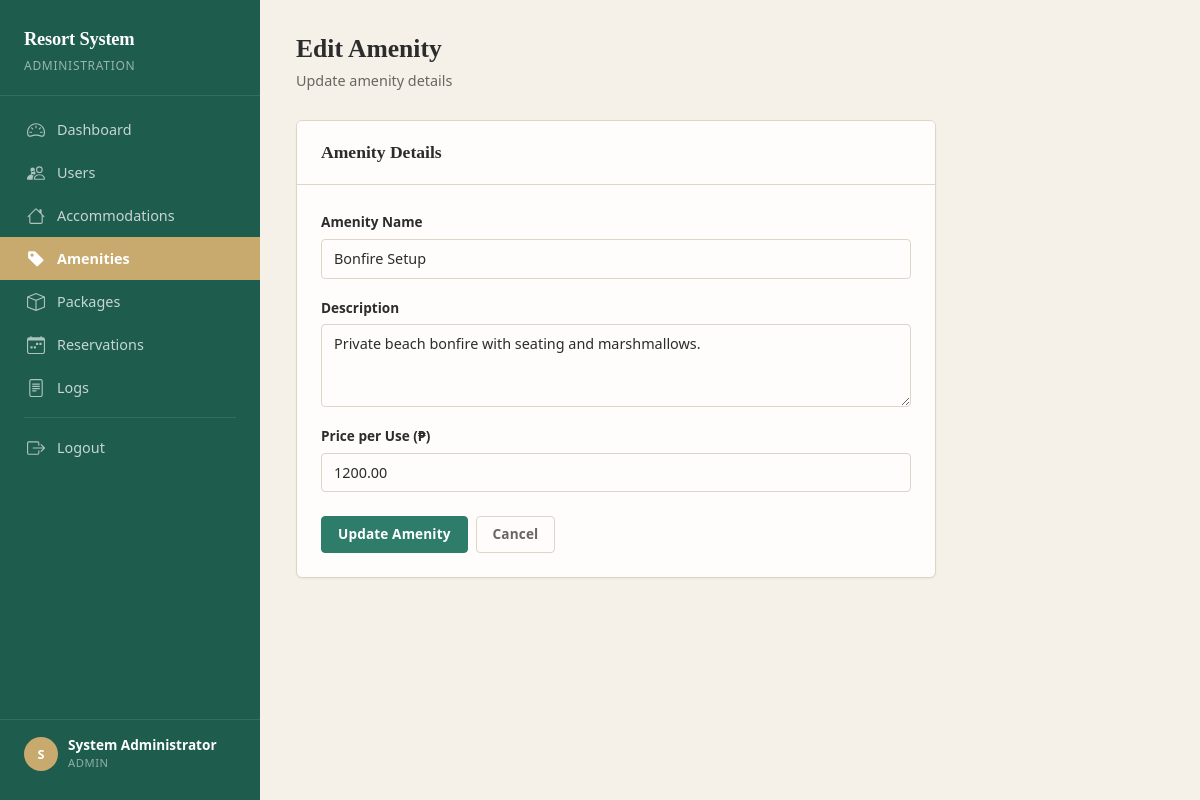
Screenshot of /admin/edit_amenity.php?id=6 (signed in) with the database file from the repository.
### tables this page shows
CREATE TABLE `tbl_amenities` (
  `amenity_id` int(11) NOT NULL,
  `amenity_name` varchar(100) NOT NULL,
  `description` text DEFAULT NULL,
  `price_per_use` decimal(10,2) NOT NULL
);

### admin/edit_amenity.php (the view, shortened to what this page needs)
<?php
require_once 'includes/header.php';
require_once '../db.php';
$id = (int)($_GET['id'] ?? 0);
$row = mysqli_fetch_assoc(mysqli_query($conn, "SELECT * FROM tbl_amenities WHERE amenity_id = $id"));
?>
<?php include 'includes/sidebar.php'; ?>
<div class="main-content">
    <div class="page-header">
        <h1>Edit Amenity</h1>
        <p>Update amenity details</p>
    </div>
    <div class="form-card card">
        <div class="card-header"><h2>Amenity Details</h2></div>
        <div class="card-body">
            <form method="POST" action="">
                <div class="mb-3">
                    <label for="amenity_name" class="form-label">Amenity Name</label>
                    <input type="text" class="form-control" id="amenity_name" name="amenity_name" required value="<?= htmlspecialchars($row['amenity_name']) ?>">
                </div>
                <div class="mb-3">
                    <label for="description" class="form-label">Description</label>
                    <textarea class="form-control" id="description" name="description" rows="3"><?= htmlspecialchars($row['description']) ?></textarea>
                </div>
                <div class="mb-4">
                    <label for="price_per_use" class="form-label">Price per Use (₱)</label>
                    <input type="number" class="form-control" id="price_per_use" name="price_per_use" step="0.01" min="0" required value="<?= $row['price_per_use'] ?>">
                </div>
                <div class="d-flex gap-2">
                    <button type="submit" class="btn btn-primary">Update Amenity</button>
                    <a href="amenities.php" class="btn btn-outline-secondary">Cancel</a>
                </div>
            </form>
        </div>
    </div>
</div>
</body>
</html>

### assets/css/style.css (style rules this page uses)
:root { --color-primary: #2E7D6B; --color-primary-hover: #256858; --color-primary-active: #1E5C4E; --color-sidebar: #1E5C4E; --color-sidebar-hover: #17493e; --color-accent: #C8A96E; --color-accent-hover: #b8993e; --color-surface: #F5F0E8; --color-white: #FEFDFB; --color-text: #2C2C2C; --color-text-muted: #6B6560; --color-border: #DDD5C8; --color-border-light: #EBE6DE; --color-danger: #C0392B; --color-danger-hover: #A93226; --color-warning: #D4A017; --color-warning-hover: #B8860B; --color-success: #2E7D6B; --color-info: #5B8FA8; --sidebar-width: 260px; --header-height: 0px; --radius-sm: 4px; --radius-md: 6px; --radius-lg: 8px; --shadow-sm: 0 1px 2px rgba(44, 44, 44, 0.06); --shadow-md: 0 2px 8px rgba(44, 44, 44, 0.08); --shadow-lg: 0 4px 16px rgba(44, 44, 44, 0.10); --transition-fast: 150ms ease-out; --transition-normal: 200ms ease-out; }
*, *::before, *::after { box-sizing: border-box; }
body { font-family: system-ui, -apple-system, "Segoe UI", sans-serif; background-color: var(--color-surface); color: var(--color-text); margin: 0; padding: 0; line-height: 1.6; -webkit-font-smoothing: antialiased; }
h1, h2, h3, h4, h5, h6 { font-family: Georgia, "Times New Roman", serif; font-weight: 700; color: var(--color-text); margin-top: 0; line-height: 1.3; }
a { color: var(--color-primary); text-decoration: none; transition: color var(--transition-fast); }
.main-content { margin-left: var(--sidebar-width); padding: 32px 36px; min-height: 100vh; }
.page-header { margin-bottom: 28px; }
.page-header h1 { font-size: 1.6rem; margin-bottom: 4px; }
.page-header p { color: var(--color-text-muted); margin: 0; font-size: 0.9rem; }
.card { background: var(--color-white); border: 1px solid var(--color-border); border-radius: var(--radius-md); box-shadow: var(--shadow-sm); transition: box-shadow var(--transition-normal); }
.card-header { background: var(--color-white); border-bottom: 1px solid var(--color-border); padding: 16px 20px; font-weight: 600; }
.card-body { padding: 20px; }
.btn { font-weight: 600; font-size: 0.85rem; padding: 7px 16px; border-radius: var(--radius-sm); transition: all var(--transition-fast); letter-spacing: 0.01em; }
.btn-primary { background-color: var(--color-primary); border-color: var(--color-primary); color: #fff; }
.btn-outline-secondary { border-color: var(--color-border); color: var(--color-text-muted); }
.form-control, .form-select { border: 1px solid var(--color-border); border-radius: var(--radius-sm); font-size: 0.9rem; padding: 8px 12px; transition: border-color var(--transition-fast), box-shadow var(--transition-fast); background-color: var(--color-white); color: var(--color-text); }
.form-control::placeholder { color: var(--color-text-muted); opacity: 0.6; }
.form-label { font-weight: 600; font-size: 0.85rem; margin-bottom: 6px; color: var(--color-text); }
.form-card { background: var(--color-white); border: 1px solid var(--color-border); border-radius: var(--radius-md); box-shadow: var(--shadow-sm); max-width: 640px; }
.form-card .card-header { padding: 20px 24px; }
.form-card .card-body { padding: 24px; }
.form-card .card-header h2 { font-size: 1.1rem; margin: 0; font-family: Georgia, serif; }

### rows the page displays
tbl_amenities: amenity_name "Bonfire Setup", description "Private beach bonfire with seating and marshmallows.", price_per_use "1200.00"

### other values shown
substr($_SESSION['full_name'], 0, 1) "S"
$_SESSION['full_name'] "System Administrator"
$_SESSION['role'] "ADMIN"
